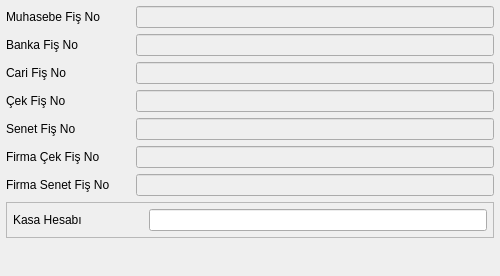
<?xml version="1.0" encoding="UTF-8"?>
<ui version="4.0">
 <class>E9_ENT_DETAYLARI_BATCH</class>
 <widget class="QDialog" name="E9_ENT_DETAYLARI_BATCH">
  <property name="geometry">
   <rect>
    <x>0</x>
    <y>0</y>
    <width>500</width>
    <height>276</height>
   </rect>
  </property>
  <property name="sizePolicy">
   <sizepolicy hsizetype="Expanding" vsizetype="Expanding">
    <horstretch>0</horstretch>
    <verstretch>0</verstretch>
   </sizepolicy>
  </property>
  <property name="windowTitle">
   <string>Dialog</string>
  </property>
  <layout class="QGridLayout" name="gridLayout_3" rowstretch="0,0,0,0" columnstretch="0,1">
   <property name="margin">
    <number>6</number>
   </property>
   <item row="1" column="0" colspan="2">
    <widget class="QFrame" name="frame_kasa_hesabi">
     <property name="sizePolicy">
      <sizepolicy hsizetype="Expanding" vsizetype="Fixed">
       <horstretch>0</horstretch>
       <verstretch>0</verstretch>
      </sizepolicy>
     </property>
     <property name="frameShape">
      <enum>QFrame::StyledPanel</enum>
     </property>
     <property name="frameShadow">
      <enum>QFrame::Raised</enum>
     </property>
     <layout class="QGridLayout" name="gridLayout_2" columnstretch="1,0,0">
      <property name="margin">
       <number>6</number>
      </property>
      <item row="0" column="0">
       <widget class="QLabel" name="label_kasa_hesabi">
        <property name="sizePolicy">
         <sizepolicy hsizetype="Fixed" vsizetype="Fixed">
          <horstretch>0</horstretch>
          <verstretch>0</verstretch>
         </sizepolicy>
        </property>
        <property name="minimumSize">
         <size>
          <width>124</width>
          <height>0</height>
         </size>
        </property>
        <property name="text">
         <string>Kasa Hesabı</string>
        </property>
       </widget>
      </item>
      <item row="0" column="1">
       <widget class="QSearchEdit" name="searchEdit_kasa_hesap_kodu">
        <property name="whatsThis">
         <string>Arama widget. </string>
        </property>
        <property name="QSearchEdit" stdset="0">
         <rect>
          <x>0</x>
          <y>0</y>
          <width>100</width>
          <height>100</height>
         </rect>
        </property>
       </widget>
      </item>
      <item row="0" column="2">
       <widget class="QLineEdit" name="lineEdit_kasa_hesap_ismi">
        <property name="readOnly">
         <bool>true</bool>
        </property>
       </widget>
      </item>
     </layout>
    </widget>
   </item>
   <item row="3" column="0">
    <spacer name="horizontalSpacer">
     <property name="orientation">
      <enum>Qt::Horizontal</enum>
     </property>
     <property name="sizeHint" stdset="0">
      <size>
       <width>285</width>
       <height>20</height>
      </size>
     </property>
    </spacer>
   </item>
   <item row="3" column="1">
    <widget class="QWidget" name="widget_batch_buttons" native="true">
     <property name="sizePolicy">
      <sizepolicy hsizetype="Expanding" vsizetype="Fixed">
       <horstretch>0</horstretch>
       <verstretch>0</verstretch>
      </sizepolicy>
     </property>
    </widget>
   </item>
   <item row="2" column="0">
    <spacer name="verticalSpacer">
     <property name="orientation">
      <enum>Qt::Vertical</enum>
     </property>
     <property name="sizeHint" stdset="0">
      <size>
       <width>20</width>
       <height>40</height>
      </size>
     </property>
    </spacer>
   </item>
   <item row="0" column="0" colspan="2">
    <layout class="QGridLayout" name="gridLayout" rowstretch="0,0,0,0,0,0,0" columnstretch="1,0">
     <item row="0" column="0">
      <widget class="QLabel" name="label_muh_fis_no">
       <property name="sizePolicy">
        <sizepolicy hsizetype="Fixed" vsizetype="Fixed">
         <horstretch>0</horstretch>
         <verstretch>0</verstretch>
        </sizepolicy>
       </property>
       <property name="text">
        <string>Muhasebe Fiş No</string>
       </property>
      </widget>
     </item>
     <item row="0" column="1">
      <widget class="QCommaEdit" name="commaEdit_muh_fis_no">
       <property name="enabled">
        <bool>false</bool>
       </property>
       <property name="focusPolicy">
        <enum>Qt::NoFocus</enum>
       </property>
       <property name="whatsThis">
        <string>Sayilari formatina(Or:1,000,234.50) donusturur. </string>
       </property>
       <property name="readOnly">
        <bool>false</bool>
       </property>
       <property name="QCommaEdit" stdset="0">
        <rect>
         <x>0</x>
         <y>0</y>
         <width>100</width>
         <height>100</height>
        </rect>
       </property>
      </widget>
     </item>
     <item row="1" column="0">
      <widget class="QLabel" name="label_banka_fis_no">
       <property name="sizePolicy">
        <sizepolicy hsizetype="Fixed" vsizetype="Fixed">
         <horstretch>0</horstretch>
         <verstretch>0</verstretch>
        </sizepolicy>
       </property>
       <property name="text">
        <string>Banka Fiş No</string>
       </property>
      </widget>
     </item>
     <item row="2" column="0">
      <widget class="QLabel" name="label_cari_fis_no">
       <property name="sizePolicy">
        <sizepolicy hsizetype="Fixed" vsizetype="Fixed">
         <horstretch>0</horstretch>
         <verstretch>0</verstretch>
        </sizepolicy>
       </property>
       <property name="text">
        <string>Cari Fiş No</string>
       </property>
      </widget>
     </item>
     <item row="2" column="1">
      <widget class="QCommaEdit" name="commaEdit_cari_fis_no">
       <property name="enabled">
        <bool>false</bool>
       </property>
       <property name="focusPolicy">
        <enum>Qt::NoFocus</enum>
       </property>
       <property name="whatsThis">
        <string>Sayilari formatina(Or:1,000,234.50) donusturur. </string>
       </property>
       <property name="readOnly">
        <bool>false</bool>
       </property>
       <property name="QCommaEdit" stdset="0">
        <rect>
         <x>0</x>
         <y>0</y>
         <width>100</width>
         <height>100</height>
        </rect>
       </property>
      </widget>
     </item>
     <item row="3" column="0">
      <widget class="QLabel" name="label_cek_fis_no">
       <property name="sizePolicy">
        <sizepolicy hsizetype="Fixed" vsizetype="Fixed">
         <horstretch>0</horstretch>
         <verstretch>0</verstretch>
        </sizepolicy>
       </property>
       <property name="text">
        <string>Çek Fiş No</string>
       </property>
      </widget>
     </item>
     <item row="3" column="1">
      <widget class="QCommaEdit" name="commaEdit_cek_fis_no">
       <property name="enabled">
        <bool>false</bool>
       </property>
       <property name="focusPolicy">
        <enum>Qt::NoFocus</enum>
       </property>
       <property name="whatsThis">
        <string>Sayilari formatina(Or:1,000,234.50) donusturur. </string>
       </property>
       <property name="readOnly">
        <bool>false</bool>
       </property>
       <property name="QCommaEdit" stdset="0">
        <rect>
         <x>0</x>
         <y>0</y>
         <width>100</width>
         <height>100</height>
        </rect>
       </property>
      </widget>
     </item>
     <item row="4" column="0">
      <widget class="QLabel" name="label_senet_fis_no">
       <property name="sizePolicy">
        <sizepolicy hsizetype="Fixed" vsizetype="Fixed">
         <horstretch>0</horstretch>
         <verstretch>0</verstretch>
        </sizepolicy>
       </property>
       <property name="text">
        <string>Senet Fiş No</string>
       </property>
      </widget>
     </item>
     <item row="4" column="1">
      <widget class="QCommaEdit" name="commaEdit_senet_fis_no">
       <property name="enabled">
        <bool>false</bool>
       </property>
       <property name="focusPolicy">
        <enum>Qt::NoFocus</enum>
       </property>
       <property name="whatsThis">
        <string>Sayilari formatina(Or:1,000,234.50) donusturur. </string>
       </property>
       <property name="readOnly">
        <bool>false</bool>
       </property>
       <property name="QCommaEdit" stdset="0">
        <rect>
         <x>0</x>
         <y>0</y>
         <width>100</width>
         <height>100</height>
        </rect>
       </property>
      </widget>
     </item>
     <item row="5" column="0">
      <widget class="QLabel" name="label_firma_cek_fis_no">
       <property name="sizePolicy">
        <sizepolicy hsizetype="Fixed" vsizetype="Fixed">
         <horstretch>0</horstretch>
         <verstretch>0</verstretch>
        </sizepolicy>
       </property>
       <property name="text">
        <string>Firma Çek Fiş No</string>
       </property>
      </widget>
     </item>
     <item row="6" column="0">
      <widget class="QLabel" name="label_firma_senet_fis_no">
       <property name="sizePolicy">
        <sizepolicy hsizetype="Fixed" vsizetype="Fixed">
         <horstretch>0</horstretch>
         <verstretch>0</verstretch>
        </sizepolicy>
       </property>
       <property name="minimumSize">
        <size>
         <width>124</width>
         <height>0</height>
        </size>
       </property>
       <property name="text">
        <string>Firma Senet Fiş No</string>
       </property>
      </widget>
     </item>
     <item row="5" column="1">
      <widget class="QCommaEdit" name="commaEdit_firma_cek_fis_no">
       <property name="enabled">
        <bool>false</bool>
       </property>
       <property name="focusPolicy">
        <enum>Qt::NoFocus</enum>
       </property>
       <property name="whatsThis">
        <string>Sayilari formatina(Or:1,000,234.50) donusturur. </string>
       </property>
       <property name="QCommaEdit" stdset="0">
        <rect>
         <x>0</x>
         <y>0</y>
         <width>100</width>
         <height>100</height>
        </rect>
       </property>
      </widget>
     </item>
     <item row="6" column="1">
      <widget class="QCommaEdit" name="commaEdit_firma_senet_fis_no">
       <property name="enabled">
        <bool>false</bool>
       </property>
       <property name="focusPolicy">
        <enum>Qt::NoFocus</enum>
       </property>
       <property name="whatsThis">
        <string>Sayilari formatina(Or:1,000,234.50) donusturur. </string>
       </property>
       <property name="QCommaEdit" stdset="0">
        <rect>
         <x>0</x>
         <y>0</y>
         <width>100</width>
         <height>100</height>
        </rect>
       </property>
      </widget>
     </item>
     <item row="1" column="1">
      <widget class="QLineEdit" name="lineEdit_banka_fis_no">
       <property name="enabled">
        <bool>false</bool>
       </property>
       <property name="focusPolicy">
        <enum>Qt::NoFocus</enum>
       </property>
       <property name="readOnly">
        <bool>true</bool>
       </property>
      </widget>
     </item>
    </layout>
   </item>
  </layout>
 </widget>
 <customwidgets>
  <customwidget>
   <class>QCommaEdit</class>
   <extends>QLineEdit</extends>
   <header>QCommaEdit.h</header>
  </customwidget>
  <customwidget>
   <class>QSearchEdit</class>
   <extends>QWidget</extends>
   <header>QSearchEdit.h</header>
  </customwidget>
 </customwidgets>
 <tabstops>
  <tabstop>lineEdit_kasa_hesap_ismi</tabstop>
 </tabstops>
 <resources/>
 <connections/>
</ui>
